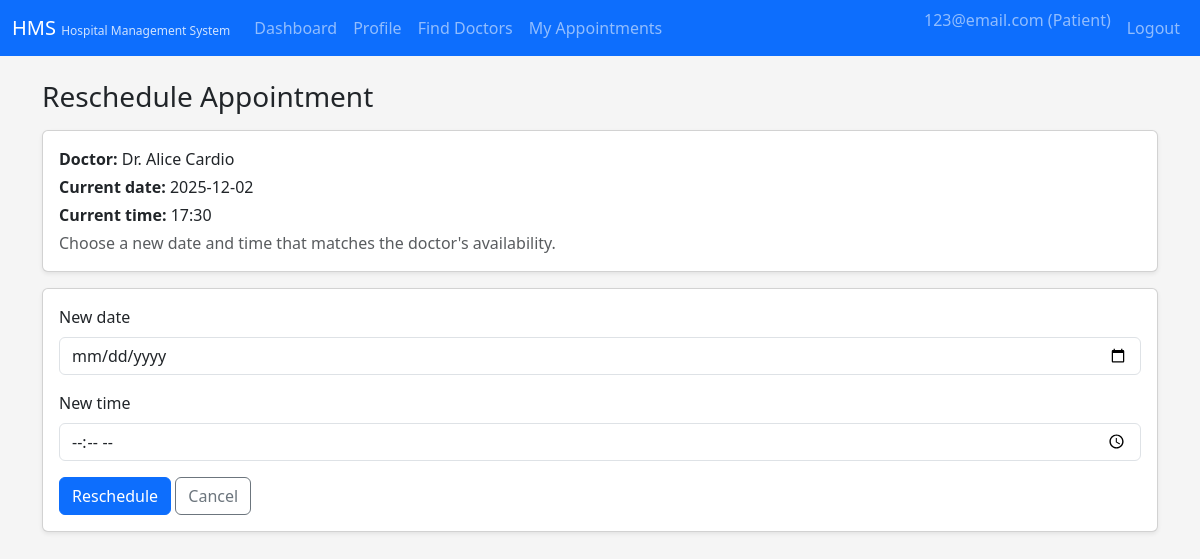
/patient/appointments/5/reschedule (signed in), run on the app's committed database.
### tables this page shows
CREATE TABLE users (
    id INTEGER PRIMARY KEY AUTOINCREMENT,
    email TEXT NOT NULL UNIQUE,
    password_hash TEXT NOT NULL,
    role TEXT NOT NULL CHECK (role IN ('admin', 'doctor', 'patient')),
    status TEXT NOT NULL DEFAULT 'active' CHECK (status IN ('active', 'blacklisted'))
);

CREATE TABLE doctor_profiles (
    id INTEGER PRIMARY KEY AUTOINCREMENT,
    user_id INTEGER NOT NULL UNIQUE,
    department_id INTEGER,
    name TEXT NOT NULL,
    specialization TEXT,
    phone TEXT,
    bio TEXT,
    FOREIGN KEY (user_id) REFERENCES users (id) ON DELETE CASCADE,
    FOREIGN KEY (department_id) REFERENCES departments (id) ON DELETE SET NULL
);

CREATE TABLE appointments (
    id INTEGER PRIMARY KEY AUTOINCREMENT,
    patient_id INTEGER NOT NULL,
    doctor_id INTEGER NOT NULL,
    department_id INTEGER,
    date TEXT NOT NULL,         -- 'YYYY-MM-DD'
    time TEXT NOT NULL,         -- 'HH:MM'
    status TEXT NOT NULL DEFAULT 'Booked'
        CHECK (status IN ('Booked', 'Completed', 'Cancelled')),
    created_at TEXT NOT NULL,   -- ISO datetime string
    FOREIGN KEY (patient_id) REFERENCES patient_profiles (id) ON DELETE CASCADE,
    FOREIGN KEY (doctor_id) REFERENCES doctor_profiles (id) ON DELETE CASCADE,
    FOREIGN KEY (department_id) REFERENCES departments (id) ON DELETE SET NULL,
    UNIQUE (doctor_id, date, time)
);

### patient_routes.py (the view, shortened to what this page needs)
    @app.route("/patient/appointments/<int:appointment_id>/reschedule", methods=["GET", "POST"])
    @role_required("patient")
    def reschedule_appointment(appointment_id):
        patient = get_patient_profile_for_current_user()
        if not patient:
            flash("Patient profile not found.", "danger")
            return redirect(url_for("logout"))
        conn = get_db()
        cur = conn.cursor()
        cur.execute(
            """
            SELECT a.*, d.name AS doctor_name
            FROM appointments a
            JOIN doctor_profiles d ON a.doctor_id = d.id
            WHERE a.id = ? AND a.patient_id = ?
            """,
            (appointment_id, patient["id"]),
        )
        appt = cur.fetchone()
        if not appt:
            conn.close()
            flash("Appointment not found.", "danger")
            return redirect(url_for("patient_appointments"))
        conn.close()
        return render_template("patient/reschedule_appointment.html", appointment=appt)

### app.py (called while the page is built)
@login_manager.user_loader
def load_user(user_id):
    conn = get_db()
    cur = conn.cursor()
    cur.execute("SELECT * FROM users WHERE id = ?", (user_id,))
    row = cur.fetchone()
    conn.close()
    if row:
        return User(row)
    return None

### db.py (called while the page is built)
def get_db():
    conn = sqlite3.connect(
        DB_PATH,
        timeout=10.0,          # wait up to 10s for locks instead of failing immediately
        check_same_thread=False,  # allow multi-threaded access (Flask dev server)
    )
    conn.row_factory = sqlite3.Row  # access columns by name: row["email"]
    conn.execute("PRAGMA foreign_keys = ON;")
    conn.execute("PRAGMA journal_mode = WAL;")
    return conn

### security.py (called while the page is built)
def role_required(role):
    def decorator(view_func):
        @wraps(view_func)
        @login_required
        def wrapped(*args, **kwargs):
            if current_user.role != role:
                flash("You are not authorized to view this page.", "danger")
                return redirect(url_for("index"))
            if current_user.status != "active":
                flash("Your account is not active. Please contact hospital staff.", "warning")
                return redirect(url_for("logout"))
            return view_func(*args, **kwargs)
        return wrapped
    return decorator

def get_patient_profile_for_current_user():
    conn = get_db()
    cur = conn.cursor()
    cur.execute("SELECT * FROM patient_profiles WHERE user_id = ?", (current_user.id,))
    patient = cur.fetchone()
    conn.close()
    return patient

### templates/patient/reschedule_appointment.html (shortened to what this page needs)
{% extends "base.html" %}
{% block content %}
<h3 class="mb-3">Reschedule Appointment</h3>
<div class="card shadow-sm mb-3">
  <div class="card-body">
    <p class="mb-1"><strong>Doctor:</strong> {{ appointment.doctor_name }}</p>
    <p class="mb-1"><strong>Current date:</strong> {{ appointment.date }}</p>
    <p class="mb-1"><strong>Current time:</strong> {{ appointment.time }}</p>
    <p class="text-muted mb-0">
      Choose a new date and time that matches the doctor's availability.
    </p>
  </div>
</div>
<form method="post" class="card shadow-sm">
  <div class="card-body">
    <div class="mb-3">
      <label for="date" class="form-label">New date</label>
      <input
        type="date"
        id="date"
        name="date"
        class="form-control"
        required
      >
    </div>
    <div class="mb-3">
      <label for="time" class="form-label">New time</label>
      <input
        type="time"
        id="time"
        name="time"
        class="form-control"
        required
      >
    </div>
    <button type="submit" class="btn btn-primary">Reschedule</button>
    <a href="{{ url_for('patient_appointments') }}" class="btn btn-outline-secondary">
      Cancel
    </a>
  </div>
</form>
{% endblock %}

### templates/base.html (shortened to what this page needs)
<!doctype html>
<html lang="en">
<head>
  <link
    href="https://cdn.jsdelivr.net/npm/bootstrap@5.3.3/dist/css/bootstrap.min.css"
    rel="stylesheet"
  >
</head>
<body>
<nav class="navbar navbar-expand-lg navbar-dark bg-primary">
  <div class="container-fluid">
    <a class="navbar-brand" href="{{ url_for('index') }}">
      HMS
      <span class="small d-none d-sm-inline">Hospital Management System</span>
    </a>
    <div class="collapse navbar-collapse" id="navbarContent">
      <ul class="navbar-nav me-auto mb-2 mb-lg-0">
        {% if current_user.is_authenticated %}
              {% if current_user.role == 'admin' %}
            <li class="nav-item">
              <a class="nav-link" href="{{ url_for('admin_dashboard') }}">Dashboard</a>
            </li>
          {% elif current_user.role == 'doctor' %}
            <li class="nav-item">
              <a class="nav-link" href="{{ url_for('doctor_dashboard') }}">Dashboard</a>
            </li>
          {% elif current_user.role == 'patient' %}
            <li class="nav-item">
              <a class="nav-link" href="{{ url_for('patient_dashboard') }}">Dashboard</a>
            </li>
            <li class="nav-item">
              <a class="nav-link" href="{{ url_for('patient_profile') }}">Profile</a>
            </li>
            <li class="nav-item">
              <a class="nav-link" href="{{ url_for('patient_doctors') }}">Find Doctors</a>
            </li>
            <li class="nav-item">
              <a class="nav-link" href="{{ url_for('patient_appointments') }}">My Appointments</a>
            </li>
          {% endif %}
        {% endif %}
      </ul>
      <ul class="navbar-nav ms-auto">
        {% if current_user.is_authenticated %}
          <li class="nav-item">
            <span class="navbar-text me-2">
              {{ current_user.email }} ({{ current_user.role|capitalize }})
            </span>
          </li>
          <li class="nav-item">
            <a class="nav-link" href="{{ url_for('logout') }}">Logout</a>
          </li>
        {% else %}
          <li class="nav-item">
            <a class="nav-link" href="{{ url_for('login') }}">Login</a>
          </li>
        {% endif %}
      </ul>
    </div>
  </div>
</nav>
<main class="container py-4">
  {% block content %}{% endblock %}
</main>
</body>
</html>

### templates/base.html (style rules this page uses)
body { background-color: #f5f5f5; }
.navbar-brand span.small { font-size: 0.75rem; opacity: 0.8; }

### data on the page
users: email "123@email.com", role "Patient"
doctor_profiles: doctor_name "Dr. Alice Cardio"
appointments: date "2025-12-02", time "17:30"
